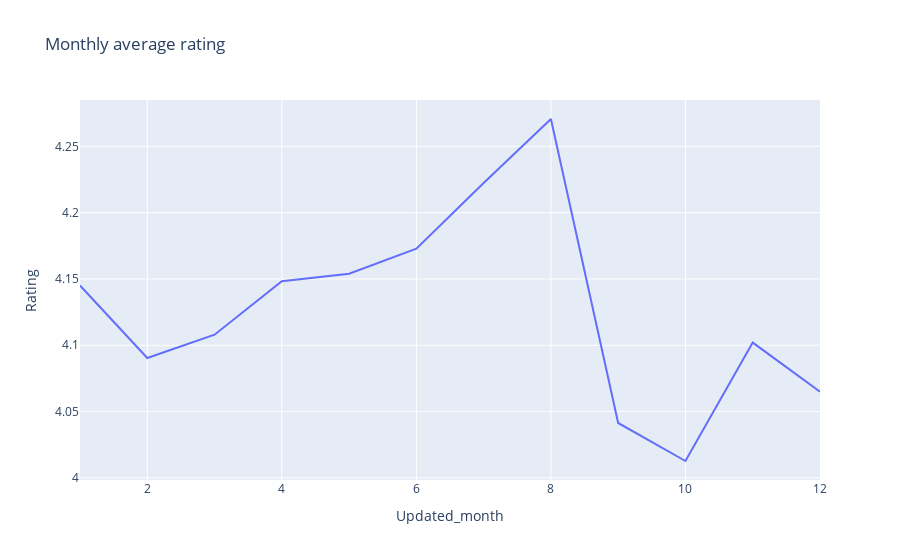

Write notebook code for a chart like this one.
### Code cell
#Prepare the plot
fig=px.line(res,x="Updated_month",y="Rating",title="Monthly average rating")
fig.show()

### Figure 1 — Plotly figure (JSON) as saved in the notebook; plotly's stock layout.template omitted (floating-point values rounded to 4 significant figures)
{"data": [{"hovertemplate": "Updated_month=%{x}<br>Rating=%{y}<extra></extra>", "legendgroup": "", "line": {"color": "#636efa", "dash": "solid"}, "marker": {"symbol": "circle"}, "mode": "lines", "name": "", "orientation": "v", "showlegend": false, "type": "scatter", "x": [1, 2, 3, 4, 5, 6, 7, 8, 9, 10, 11, 12], "xaxis": "x", "y": [4.145, 4.09, 4.108, 4.148, 4.154, 4.173, 4.222, 4.271, 4.041, 4.013, 4.102, 4.065], "yaxis": "y"}], "layout": {"autosize": true, "legend": {"tracegroupgap": 0}, "title": {"text": "Monthly average rating"}, "xaxis": {"anchor": "y", "autorange": true, "domain": [0, 1], "range": [1, 12], "title": {"text": "Updated_month"}, "type": "linear"}, "yaxis": {"anchor": "x", "autorange": true, "domain": [0, 1], "range": [3.998, 4.285], "title": {"text": "Rating"}, "type": "linear"}}}
